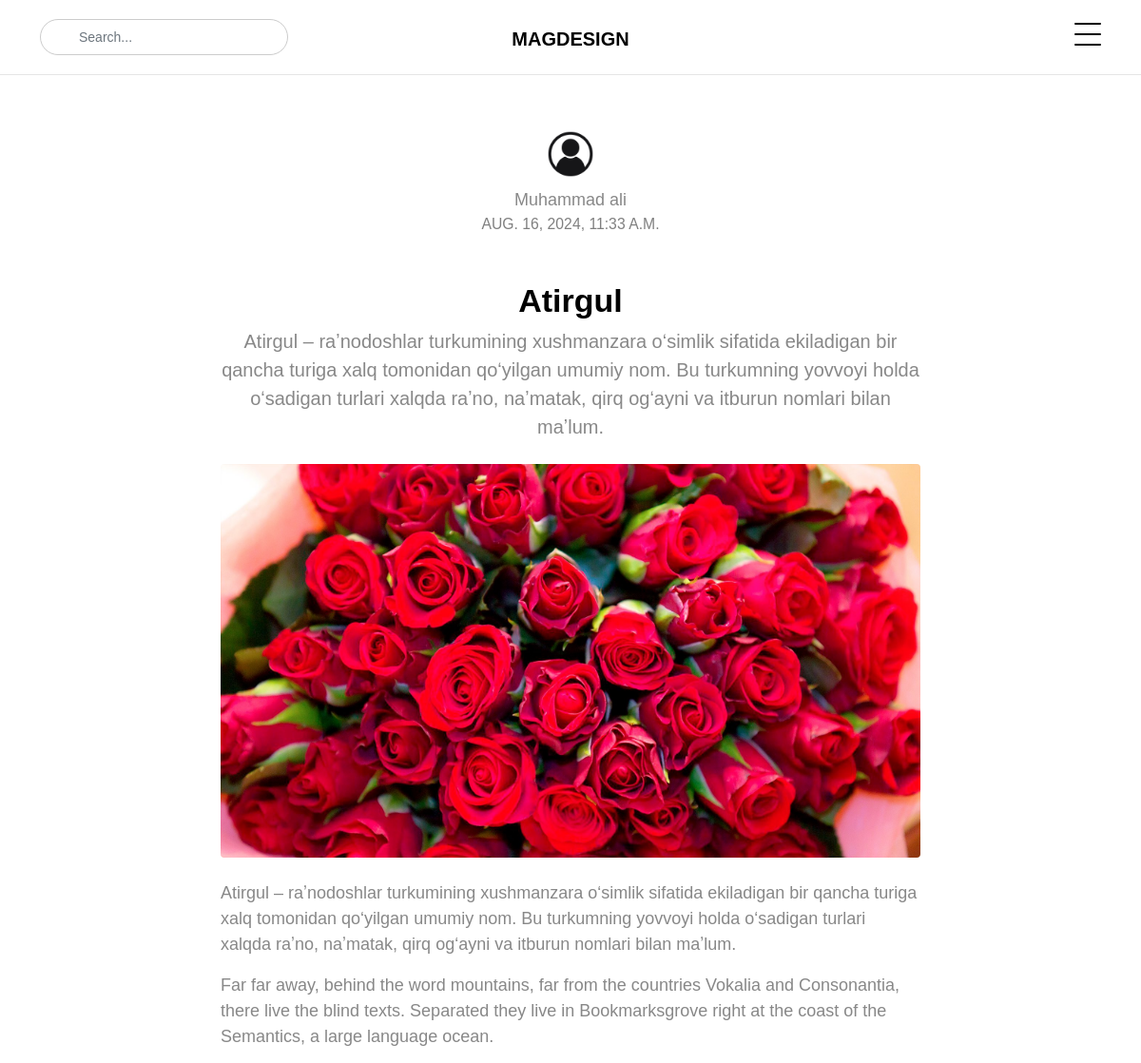
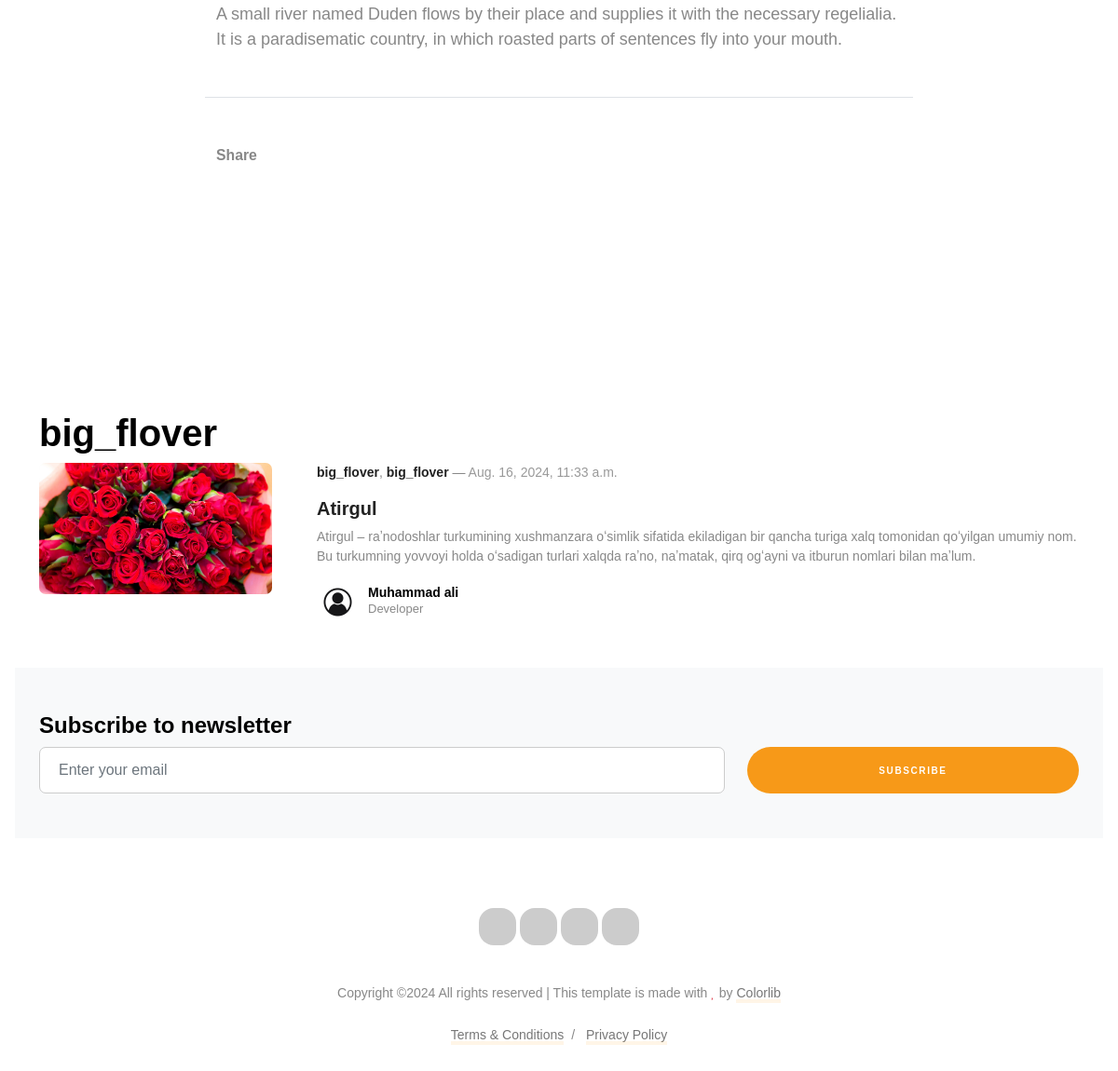
/search/single/1/, run on the app's committed database (2 pictures, top to bottom).
### index/models.py (models this page shows, shortened)
class Article(models.Model):
    title = models.CharField(max_length=160)
    description = models.TextField()
    category = models.CharField(max_length=100)
    author_full_name = models.CharField(max_length=100)
    author_image = models.ImageField(upload_to="images_author/")
    author_job = models.CharField(max_length=100)
    image = models.ImageField(upload_to="images/")
    create_date = models.DateTimeField(auto_now_add=True)

### index/views.py (the view)
# urls.py: path('single/', include("index.urls")),
def single(request, pk):
    article = get_object_or_404(Article, pk=pk)
    all_categories = list(set(Article.objects.values_list('category', flat=True)))
    context = {
        "article": article,
        "all_categories": all_categories
    }
    return render(request, "single.html", context=context)

### template/single.html (shortened to what this page needs)
{% load static %}
<!doctype html>
<html lang="en">
<head>
    <link rel="stylesheet" href="{% static 'fonts/icomoon/style.css'%}">
    <link rel="stylesheet" href="{% static 'fonts/flaticon/font/flaticon.css'%}">
    <link rel="stylesheet" href="{% static 'css/tiny-slider.css'%}">
    <link rel="stylesheet" href="{% static 'css/glightbox.min.css'%}">
    <link rel="stylesheet" href="{% static 'css/aos.css'%}">
    <link rel="stylesheet" href="{% static 'css/style.css'%}">
</head>
<body>
<nav class="site-nav">
    <div class="container">
        <div class="site-navigation">
            <div class="row">
                <div class="col-md-6 text-center order-1 order-md-2 mb-3 mb-md-0">
                    <a href="{% url 'home' %}" class="logo m-0 text-uppercase">MagDesign</a>
                </div>
                <div class="col-md-3 order-3 order-md-1">
                    <form action class="search-form">
                        <span class="icon-search2"></span>
                        <input type="search" class="form-control" placeholder="Search...">
                    </form>
                </div>
                <div class="col-md-3 text-end order-2 order-md-3 mb-3 mb-md-0">
                    <div class="d-flex">
                        <ul class="list-unstyled social me-auto">
                            <li><a><span class="icon-twitter"></span></a></li>
                            <li><a><span class="icon-facebook"></span></a></li>
                            <li><a><span class="icon-instagram"></span></a></li>
                        </ul>
                        <a
                           class="burger ms-auto float-end site-menu-toggle js-menu-toggle d-inline-block"
                           data-toggle="collapse" data-target="#main-navbar">
                            <span></span>
                        </a>
                    </div>
                </div>
            </div>
        </div>
    </div>
</nav>
<div class="section post-section pt-5">
    <div class="container">
        <div class="row justify-content-center">
            <div class="col-lg-8">
                <div class="text-center">
                    <img src="{{ article.author_image.url }}" alt="Image" class="author-pic img-fluid rounded-circle mx-auto">
                </div>
                <span class="d-block text-center">{{ article.author_full_name }}</span>
                <span class="date d-block text-center small text-uppercase text-black-50 mb-5">{{ article.create_date }}</span>
                <h2 class="heading text-center">{{ article.title }}</h2>
                <p class="lead mb-4 text-center">{{ article.description }}</p>
                <img src="{{ article.image.url }}" alt="Image" class="img-fluid rounded mb-4">
                <p>{{ article.description }}</p>
                <p>
                    Far far away, behind the word mountains, far from the countries Vokalia and Consonantia, there live
                    the blind texts. Separated they live in Bookmarksgrove right at the coast of the Semantics, a large
                    language ocean.</p>
                <p>A small river named Duden flows by their place and supplies it with the necessary regelialia. It is a
                    paradisematic country, in which roasted parts of sentences fly into your mouth.
                </p>
                <div class="row mt-5 pt-5 border-top">
                    <div class="col-12">
                        <span class="fw-bold text-black small mb-1">Share</span>
                        <ul class="social list-unstyled">
                            <li><a><span class="icon-facebook"></span></a></li>
                            <li><a><span class="icon-twitter"></span></a></li>
                            <li><a><span class="icon-linkedin"></span></a></li>
                            <li><a><span class="icon-pinterest"></span></a></li>
                        </ul>
                    </div>
                </div>
            </div>
        </div>
    </div>
</div>
<div class="section pb-0">
    <div class="container">
        <div class="row">
            <div class="col-lg-12">
                <h2 class="heading">{{ article.category }}</h2>
            </div>
        </div>
        <div class="row justify-content-center">
                <div class="post-entry d-md-flex small-horizontal mb-5">
                    <div class="me-md-5 thumbnail mb-3 mb-md-0">
                        <img src="{{ article.image.url }}" alt="Image" class="img-fluid">
                    </div>
                    <div class="content">
                        <div class="post-meta mb-3">
                            <a class="category">{{ article.category }}</a>, <a
                                                                                     class="category">{{ article.category }}</a> &mdash;
                            <span class="date">{{ article.create_date }}</span>
                        </div>
                        <h2 class="heading"><a>{{ article.title }}</a></h2>
                        <p>{{ article.description }}</p>
                        <a class="post-author d-flex align-items-center">
                            <div class="author-pic">
                                <img src="{{ article.author_image.url }}" alt="Image">
                            </div>
                            <div class="text">
                                <strong>{{ article.author_full_name }}</strong>
                                <span>{{ article.author_job }}</span>
                            </div>
                        </a>
                    </div>
                </div>
            </div>
        </div>
    </div>
<div class="py-5 bg-light mx-md-3 sec-subscribe">
    <div class="container">
        <div class="row">
            <div class="col-lg-12">
                <h2 class="h4 fw-bold">Subscribe to newsletter</h2>
            </div>
        </div>
        <form href=
                      "https://preview.colorlib.com/theme/magdesign/action" class="row">
            <div class="col-md-8">
                <div class="mb-3 mb-md-0">
                    <input type="email" class="form-control" placeholder="Enter your email">
                </div>
            </div>
            <div class="col-md-4 d-grid">
                <input type="submit" class="btn btn-primary" value="Subscribe">
            </div>
        </form>
    </div>
</div>
<div class="site-footer">
    <div class="container">
        <div class="row justify-content-center copyright">
            <div class="col-lg-7 text-center">
                <div class="widget">
                    <ul class="social list-unstyled">
                        <li><a><span class="icon-facebook"></span></a></li>
                        <li><a><span class="icon-twitter"></span></a></li>
                        <li><a><span class="icon-linkedin"></span></a></li>
                        <li><a><span class="icon-youtube-play"></span></a></li>
                    </ul>
                </div>
                <div class="widget">
                    <p>Copyright &copy;<script>document.write(new Date().getFullYear());</script>
                        All rights reserved | This template is made with <i class="icon-heart text-danger"
                                                                            aria-hidden="true"></i> by <a
                                href="https://colorlib.com" target="_blank" rel="nofollow noopener">Colorlib</a>
                    </p>
                    <div class="d-block">
                        <a class="m-2">Terms &amp; Conditions</a>/
                        <a class="m-2">Privacy Policy</a>
                    </div>
                </div>
            </div>
        </div>
    </div>
</body>
</html>

### data on the page
Article: author_image (picture), author_full_name "Muhammad ali", create_date "AUG. 16, 2024, 11:33 A.M.", title "Atirgul", description "Atirgul – raʼnodoshlar turkumining xushmanzara oʻsimlik sifatida ekiladigan bir qancha turiga xalq tomonidan qoʻyilgan umumiy nom. Bu turkumning yovvoyi holda oʻsadigan turlari xalqda raʼno, naʼmatak, qirq ogʻayni va itburun nomlari bilan maʼlum.", image (picture), category "big_flover", create_date "Aug. 16, 2024, 11:33 a.m.", author_job "Developer"
